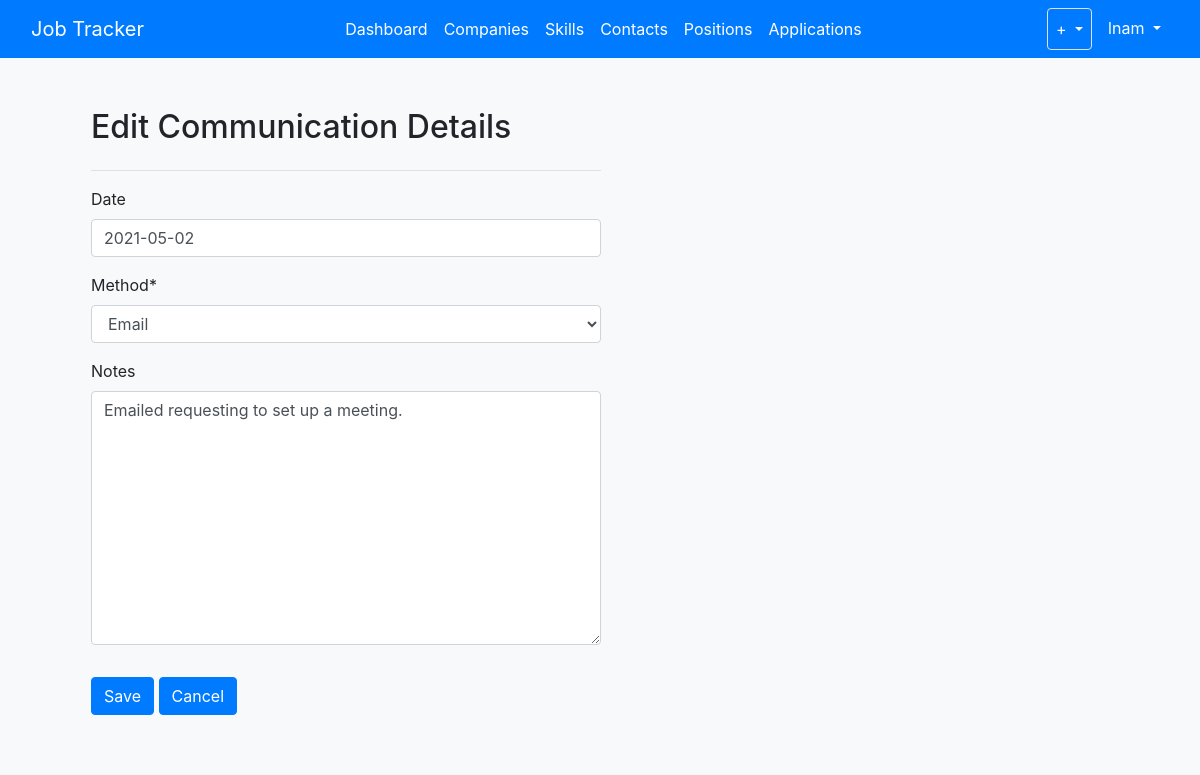
/communications/7 (signed in), run on the app's committed database.
### jobs/models.py (models this page shows, shortened)
class Communication(models.Model):
	user = models.ForeignKey(
		User,
		on_delete=models.CASCADE,
		default=1
		)
	application = models.ForeignKey(
		Application,
		on_delete=models.CASCADE
		)
	contact = models.ForeignKey(
		Contact,
		on_delete=models.CASCADE
		)
	date = models.DateField(null=True, blank=True)
	method = models.CharField(choices=[('phone','Phone'), ('email','Email'), ('meeting','Meeting'),], max_length=100, null=True)
	notes = models.TextField(null=True, blank=True)

### jobs/views.py (the view, shortened to what this page needs)
# urls.py: path('communications/<int:pk>', CommunicationUpdateView.as_view(), name='jobs-update-communication'),
class CommunicationUpdateView(LoginRequiredMixin, UpdateView):
    model = Communication
    fields = ['date', 'method', 'notes']
    template_name = 'jobs/update_communication.html'
    context_object_name = 'comms'

### jobs/templates/jobs/update_communication.html (shortened to what this page needs)
{% extends "jobs/base.html" %}
{% load crispy_forms_tags %}
{% block content %}
<div class="container h-100 mt-5">
	<div class="container ml-3">
		<div class="row mt-3">
			<div class="col-md-auto">
				<h2>Edit Communication Details</h2>
			</div>
		</div>
		<div class="row">
			<div class="col-sm-6 mb-3">
				<form method="POST">
					<hr>
				{{ form|crispy }}
					<div class="row mb-3">
						<div class="col mt-3">
							<input class="btn btn-primary" type="submit" value="Save">
							<a class="btn btn-primary" href="{% url 'jobs-list-communications' %}" role="button">Cancel</a>
						</div>
				    </div>
				</form>
			</div>
		</div>
	</div>
</div>
{% endblock content %}

### jobs/templates/jobs/base.html (shortened to what this page needs)
{% load static %}
<!DOCTYPE html>
<html>
<head>
    <link rel="stylesheet" href="https://cdn.jsdelivr.net/npm/bootstrap@4.5.3/dist/css/bootstrap.min.css">
    <link rel="stylesheet" type="text/css" href="{% static 'jobs/style.css' %}">
	<link rel="stylesheet" href="https://ajax.googleapis.com/ajax/libs/jqueryui/1.12.1/themes/smoothness/jquery-ui.css">
	<link rel="stylesheet" href="https://cdn.jsdelivr.net/npm/bootstrap-icons@1.5.0/font/bootstrap-icons.css">
</head>
<body class="h-100 bg-light full-page">
	<nav class="navbar navbar-expand-lg navbar-dark bg-primary fixed-top">
		<div class="container-fluid">
			<a class="navbar-brand" href="/">Job Tracker</a>
			<div class="collapse navbar-collapse" id="expandMenu">
				<ul class="navbar-nav mr-auto">
					{% if request.user.is_authenticated %}
					<li class="nav-item">
						<a class="nav-link active" aria-current="page" href="/">Dashboard</a>
					</li>
					<li class="nav-item">
						<a class="nav-link active" href="{% url 'jobs-companies' %}">Companies</a>
					</li>
					<li class="nav-item">
						<a class="nav-link active" href="{% url 'jobs-list-skill' %}">Skills</a>
					</li>
					<li class="nav-item">
						<a class="nav-link active" href="/contacts">Contacts</a>
					</li>
					<li class="nav-item">
						<a class="nav-link active" href="{% url 'jobs-list-positions' %}">Positions</a>
					</li>
					<li class="nav-item">
						<a class="nav-link active" href="{% url 'jobs-list-applications' %}">Applications</a>
					</li>
					{% endif %}
				</ul>
				<ul class="navbar-nav">
					{% if request.user.is_authenticated %}
					<li class="dropdown border rounded">
						<a class="nav-link active dropdown-toggle" href="#" id="navbarDropdownMenuLink" role="button" data-bs-toggle="dropdown" aria-expanded="false"> + </a>
					</li>
					<li class="dropdown ml-2">
						<a class="nav-link active dropdown-toggle" href="#" id="navbarDropdownMenuLink" role="button" data-bs-toggle="dropdown" aria-expanded="false"> {{ request.user.username }} </a>
					</li>
					{% endif %}
				</ul>
			</div>
		</div>
	</nav>
	<div class="container bg-light rounded">
		{% block content %}{% endblock %}
	</div>
</body>
</html>

### jobs/static/jobs/style.css (style rules this page uses)
body { padding-top: 60px; }

### data on the page
Communication: date "2021-05-02", method "Email", notes "Emailed requesting to set up a meeting."

### other printed values
{{ request.user.username }} "lnam"
